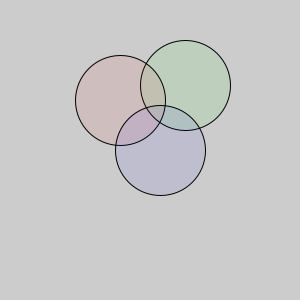
Frame 1 (no input)
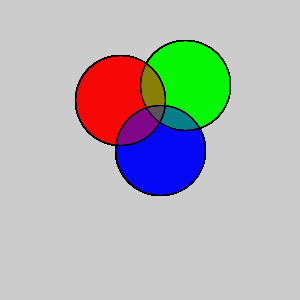
Frame 60 (the mouse pressed at the canvas centre just before this capture)
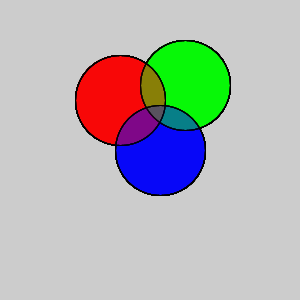
Frame 120 (the mouse held since frame 60 and released just before this capture)

The Processing sketch that drew these frames (run headless with seeded random() and noise(); from frame 60 on, the mouse is pressed at the canvas centre):

// Processing sketch: Task2c_processing2
// ── Task2c_processing2.pde
void setup() {
  size(300,300);
}

void draw() {
  println(mouseX + "" + mouseY);
  fill(0,255,0,17);
  ellipse(185,85,90,90);
  fill(255,0,0,17);
  ellipse(120,100,90,90);
  fill(0,0,255,17);
  ellipse(160,150,90,90);
}
